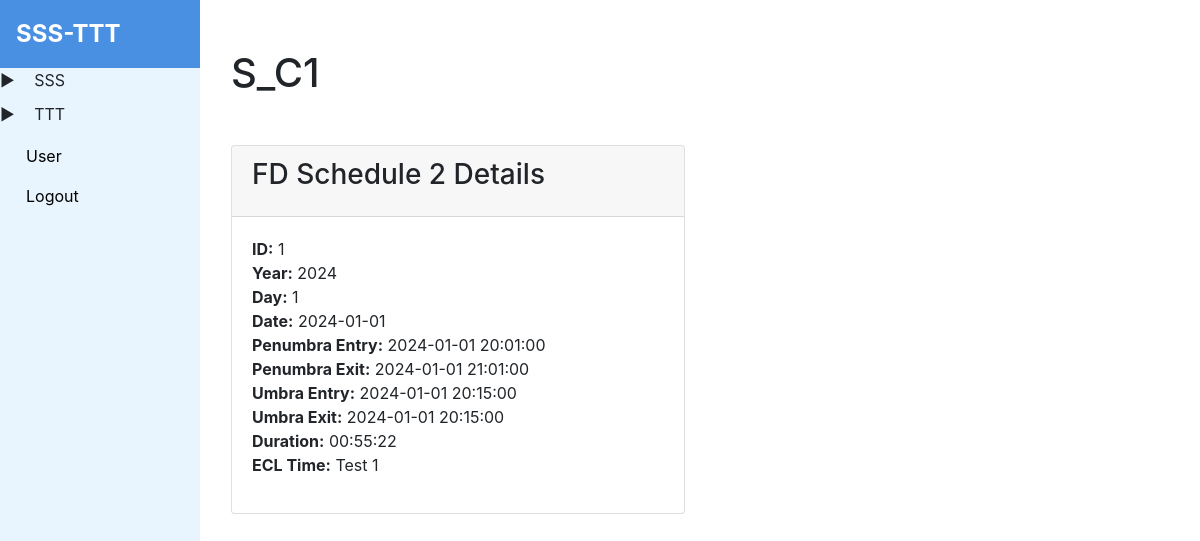
The app's page /fd_schedules_2/1 (signed in) with its own data.
### tables this page shows
CREATE TABLE 't_fd_schedule_2' (
        id INTEGER PRIMARY KEY AUTOINCREMENT,
        year INTEGER,
        day INTEGER,
        date DATE,
        penumbra_entry DATETIME NOT NULL,
        penumbra_exit DATETIME,
        umbra_entry DATETIME,
        umbra_exit DATETIME,
        duration VARCHAR(1000),
        ECL_TIME VARCHAR(255),
        S_C VARCHAR(255)
    );

### app.py (the view)
@app.route('/fd_schedules_2/<int:fd_schedule_id>')
@check_login
def fd_schedule_2_detail(fd_schedule_id):
    data = get_record_by_table_name('t_fd_schedule_2', fd_schedule_id)
    return render_template('fd_schedule_2/fd_schedule_detail.html', fd_schedule=data, is_admin = session.get('user'))

### app.py (called while the page is built)
def check_login(f):
    @wraps(f)
    def decorated_function(*args, **kwargs):
        if session.get('user') is None:
            return redirect(url_for('login'))
        return f(*args, **kwargs)
    return decorated_function

### db_helper.py (called while the page is built)
def get_record_by_table_name(table_name: str, record_id: int):
    cursor = conn.cursor()
    cursor.execute(f'SELECT * FROM {table_name} WHERE id = {record_id}')
    result = cursor.fetchone()
    cursor.close()
    return result

### templates/fd_schedule_2/fd_schedule_detail.html (shortened to what this page needs)
{% extends 'base.html' %}
{% block content %}
  <div class="container my-5">
    <div class="row">
      <div class="col-12">
        <h1 class="text-start mb-5">{{ fd_schedule[10] }}
        </h1>
      </div>
    </div>
    <div class="row">
      <div class="col-md-6">
        <div class="card mb-4">
          <div class="card-header">
            <h3 class="card-title">FD Schedule 2 Details</h3>
          </div>
          <div class="card-body">
            <ul class="list-unstyled">
              <li><strong>ID:</strong> {{ fd_schedule[0] }}</li>
              <li><strong>Year:</strong> {{ fd_schedule[1] }}</li>
              <li><strong>Day:</strong> {{ fd_schedule[2] }}</li>
              <li><strong>Date:</strong> {{ fd_schedule[3] }}</li>
              <li><strong>Penumbra Entry:</strong> {{ fd_schedule[4] }}</li>
              <li><strong>Penumbra Exit:</strong> {{ fd_schedule[5] }}</li>
              <li><strong>Umbra Entry:</strong> {{ fd_schedule[6] }}</li>
              <li><strong>Umbra Exit:</strong> {{ fd_schedule[7] }}</li>
              <li><strong>Duration:</strong> {{ fd_schedule[8] }}</li>
              <li><strong>ECL Time:</strong> {{ fd_schedule[9] }}</li>
            </ul>
          </div>
        </div>
      </div>
    </div>
  </div>
{% endblock %}

### records on screen
t_fd_schedule_2: S_C "S_C1", id "1", year "2024", day "1", date "2024-01-01", penumbra_entry "2024-01-01 20:01:00", penumbra_exit "2024-01-01 21:01:00", umbra_entry "2024-01-01 20:15:00", umbra_exit "2024-01-01 20:15:00", duration "00:55:22", ECL_TIME "Test 1"
